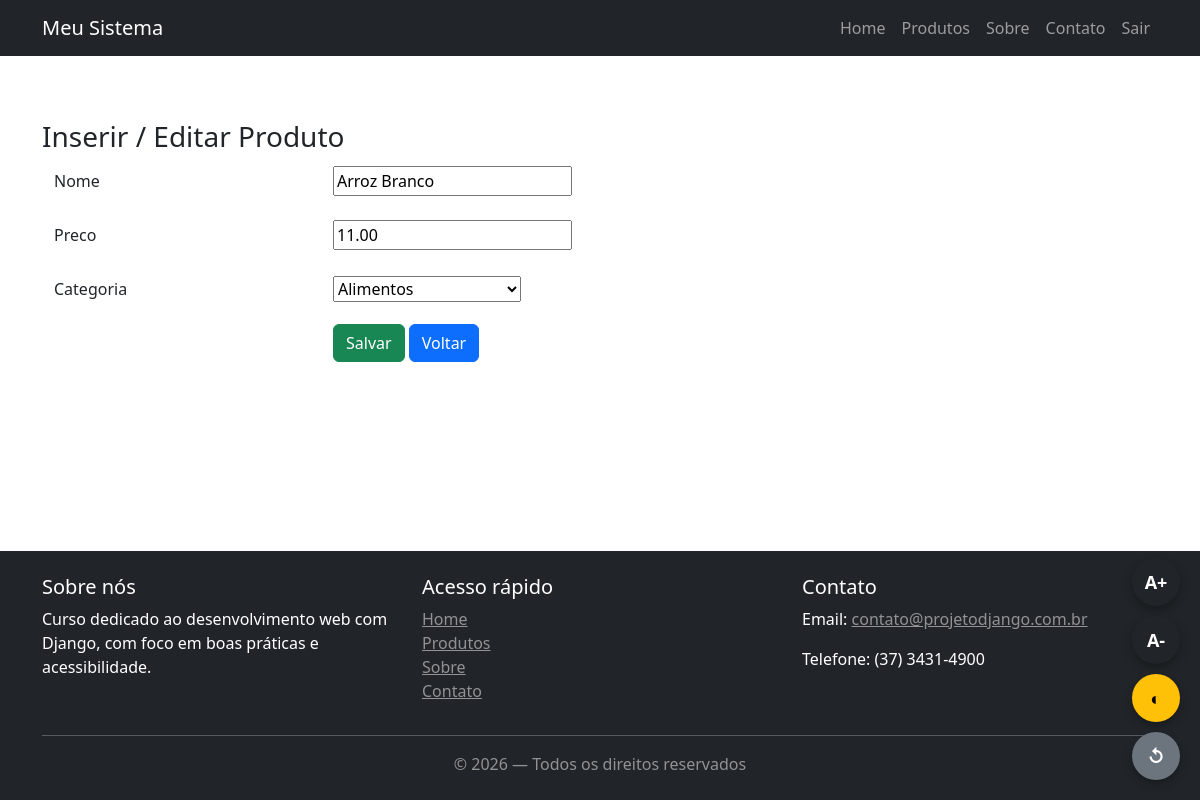
Page /produtos/editar/1/ (signed in) on the committed database.
### produtos/models.py (models this page shows, shortened)
class Produto(models.Model):
    nome = models.CharField(max_length=150)
    preco = models.DecimalField(max_digits=10, decimal_places=2)
    categoria = models.ForeignKey(
        Categoria,
        on_delete=models.CASCADE,
        related_name="produtos"
    )
    class Meta:
        verbose_name = 'Produto'
        verbose_name_plural = 'Produtos'

### produtos/views.py (the view)
# urls.py: path('editar/<int:id>/', views.editar_produto, name='editar_produto'),
@login_required
def editar_produto(request, id):
    if not request.user.has_perm('produtos.change_produto'):
        return render(request, "core/403.html", {"message": "Você não tem permissão para editar produtos."})
    post = get_object_or_404(Produto, pk=id)
    if not request.user.is_staff:
        raise PermissionDenied("Você não tem permissão para editar produtos.")
    if request.method == "POST":
        form = ProdutoForm(request.POST, instance=post)
        if form.is_valid():
            form.save()
            messages.success(request, "Produto salvo com sucesso!")
            return redirect("produtos:lista")
    else:
        form = ProdutoForm(instance=post)
    return render(request, "produtos/produtoForm.html", {"form": form})

### produtos/forms.py
class ProdutoForm(forms.ModelForm):
  class Meta:
    model = Produto
    fields = ["nome", "preco", "categoria"]

### produtos/models.py (called while the page is built)
    def __str__(self):
        return self.nome

### produtos/templates/produtos/produtoForm.html (shortened to what this page needs)
{% extends "../core/base.html" %}
{% block content %}
    <h3>Inserir / Editar Produto</h3>
    <form method="post" class="container">
        {% for field in form %}
            <div class="row mb-3 align-items-center">
                <label class="col-sm-3 col-form-label">
                    {{ field.label }}
                </label>
                <div class="col-sm-9">
                    {{ field }}
                </div>
            </div>
        {% endfor %}
        <div class="row">
            <div class="col-sm-9 offset-sm-3">
                <button type="submit" class="btn btn-success">
                    Salvar
                </button>
                <button type="button" class="btn btn-primary" onclick="history.back()">
                    Voltar
                </button>
            </div>
        </div>
    </form>
{% endblock content %}

### core/static/core/css/style.css (style rules this page uses)
html { font-size: 100%; }

### rows in the picture
Produto: form "Arroz Branco" "11.00" "Alimentos"

### other values in the picture
{{ field.label }} "Nome" "Preco" "Categoria"
